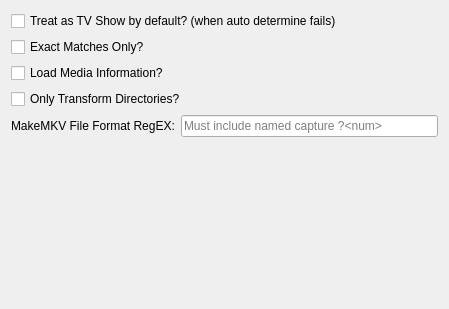
<?xml version="1.0" encoding="UTF-8"?>
<ui version="4.0">
 <class>NMediaManager::NPreferences::NUi::CTransformationSettings</class>
 <widget class="QWidget" name="NMediaManager::NPreferences::NUi::CTransformationSettings">
  <property name="geometry">
   <rect>
    <x>0</x>
    <y>0</y>
    <width>449</width>
    <height>309</height>
   </rect>
  </property>
  <property name="windowTitle">
   <string>Form</string>
  </property>
  <layout class="QVBoxLayout" name="verticalLayout">
   <item>
    <widget class="QCheckBox" name="treatAsTVShowByDefault">
     <property name="text">
      <string>Treat as TV Show by default? (when auto determine fails)</string>
     </property>
    </widget>
   </item>
   <item>
    <widget class="QCheckBox" name="exactMatchesOnly">
     <property name="text">
      <string>Exact Matches Only?</string>
     </property>
    </widget>
   </item>
   <item>
    <widget class="QCheckBox" name="loadMediaInfo">
     <property name="text">
      <string>Load Media Information?</string>
     </property>
    </widget>
   </item>
   <item>
    <widget class="QCheckBox" name="onlyTransformDirectories">
     <property name="text">
      <string>Only Transform Directories?</string>
     </property>
    </widget>
   </item>
   <item>
    <layout class="QHBoxLayout" name="horizontalLayout">
     <item>
      <widget class="QLabel" name="label">
       <property name="text">
        <string>MakeMKV File Format RegEX:</string>
       </property>
      </widget>
     </item>
     <item>
      <widget class="QLineEdit" name="rippedWithMakeMKVRegEX">
       <property name="placeholderText">
        <string>Must include named capture ?&lt;num&gt;</string>
       </property>
      </widget>
     </item>
    </layout>
   </item>
   <item>
    <spacer name="verticalSpacer_7">
     <property name="orientation">
      <enum>Qt::Vertical</enum>
     </property>
     <property name="sizeHint" stdset="0">
      <size>
       <width>20</width>
       <height>231</height>
      </size>
     </property>
    </spacer>
   </item>
  </layout>
 </widget>
 <resources/>
 <connections/>
</ui>
